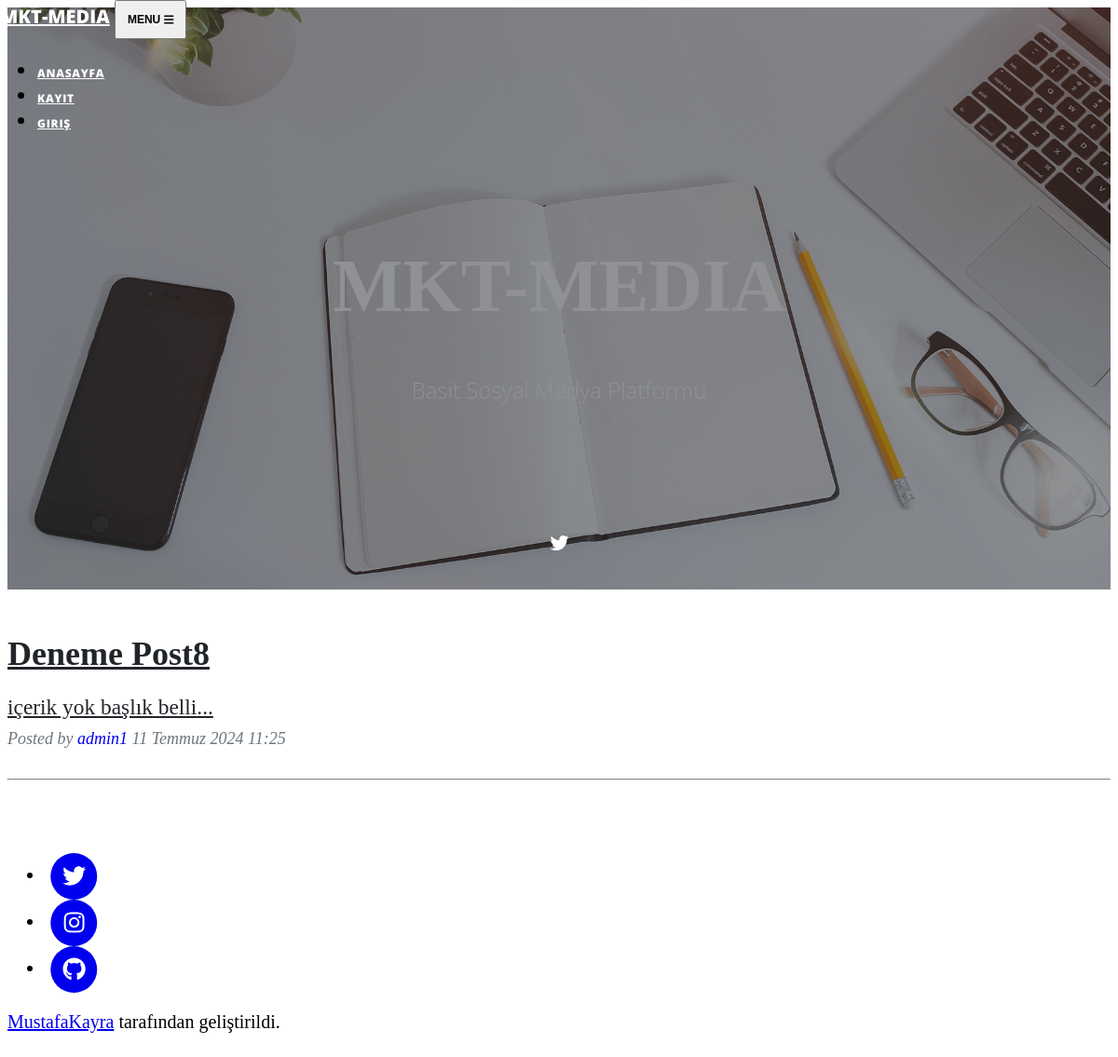
Before: / with the older database file.
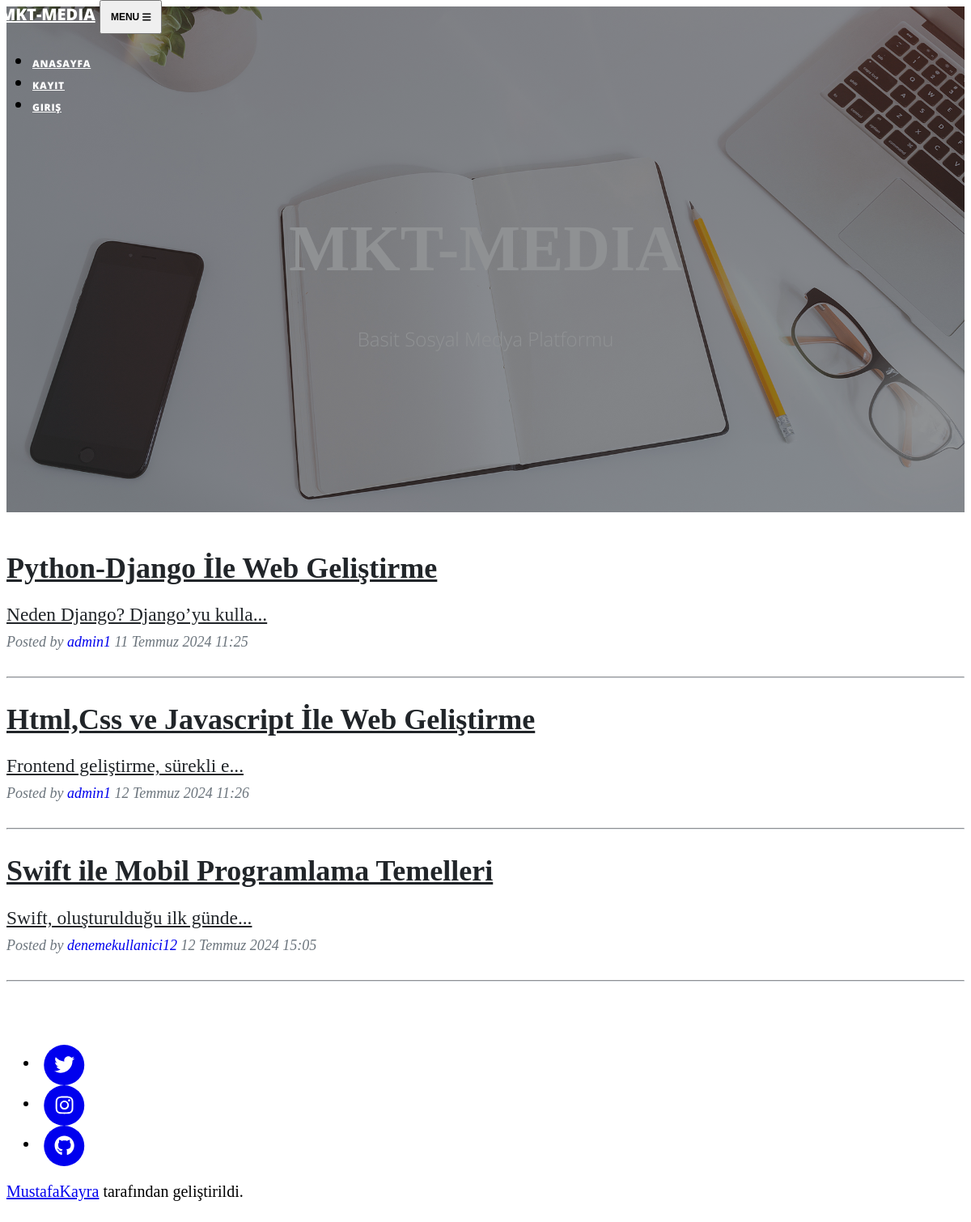
After: the same page with the newer database file.
### post/models.py (models this page shows, shortened)
class Post(models.Model):
    author = models.CharField(max_length=30,null=False,blank=False)
    title = models.CharField(max_length=100,null=False,blank=False)
    content = models.TextField(null=False,blank=False)
    email = models.CharField(max_length=50)
    date = models.DateTimeField(auto_now_add=True)
    slug = models.SlugField(null=False,blank=True,unique=True,db_index=True)
    def get_summary(self):
        return self.content[:30] + '...'

### post/views.py (the view)
# urls.py: path('',views.index,name="index"),
def index(request):
    posts = Post.objects.all()
    context = {
        "posts":posts
    }
    return render(request,"index.html",context)

### templates/index.html (shortened to what this page needs)
{% extends "base.html" %}
{% load static %}
{% block body %}
        <header class="masthead" style="background-image: url('{% static 'img/home-bg.jpg' %}')">
            <div class="container position-relative px-4 px-lg-5">
                <div class="row gx-4 gx-lg-5 justify-content-center">
                    <div class="col-md-10 col-lg-8 col-xl-7">
                        <div class="site-heading">
                            <h1>MKT-MEDIA</h1>
                            <span class="subheading">Basit Sosyal Medya Platformu</span>
                        </div>
                    </div>
                </div>
            </div>
        </header>
        {% for post in posts %}
        <div class="container px-4 px-lg-5">
            <div class="row gx-4 gx-lg-5 justify-content-center">
                <div class="col-md-10 col-lg-8 col-xl-7">
                    <div class="post-preview">
                        <a href="{% url 'postdetail' post.slug %}">
                            <h2 class="post-title">{{post.title}}</h2>
                            <h3 class="post-subtitle">{{post.get_summary}}</h3>
                        </a>
                        <p class="post-meta">
                            Posted by
                            <a href="#!">{{post.author}}</a>
                            {{post.date}}
                        </p>
                    </div>
                    <hr class="my-4" />
                </div>
            </div>
        </div>
        {% endfor %}
{% endblock body %}

Changed rows visible on the page:
changed Post: title "Deneme Post8" → "Python-Django İle Web Geliştirme"; get_summary "içerik yok başlık belli..." → "Neden Django? Django’yu kulla..."
added Post: title "Html,Css ve Javascript İle Web Geliştirme", get_summary "Frontend geliştirme, sürekli e...", author "admin1", date "12 Temmuz 2024 11:26"
added Post: title "Swift ile Mobil Programlama Temelleri", get_summary "Swift, oluşturulduğu ilk günde...", author "denemekullanici12", date "12 Temmuz 2024 15:05"
